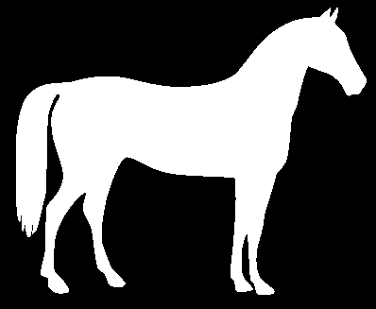
#> input picture aufgabe3/horse.png, 376 x 309 px
$ python aufgabe3.py
#> lines starting #> are read from the running program, lines starting #| are printed output that depends on the picture; after the words box and inside, x2 and y2 are one past the last pixel; in counts of white or black regions, pixels touching at a corner belong together
import sys, os
import numpy as np
from math import sin
import matplotlib.pyplot as plt
import cv2
from scipy.linalg import pascal


def main():
    # aufgabe1(True)
    # aufgabe2()
    # aufgabe3()
    aufgabe4()


# ==================================
# 1 Edge Detection
# ==================================


# [103 lines left out: functions aufgabe1, edgeDetection, laplaceEdge, sobelEdge, sobelEdge_improved, logEdge and 1 more, not called in this run]


def normalizeKernel(kernel):
    total = np.sum(kernel)
    return np.multiply(kernel, 1 / total)


# ==================================
# 2 Laplace Pyramid
# ==================================


# [112 lines left out: functions aufgabe2, laplacePyramid, reconstructImageFromPyramid, reduce, expand, gaussFilter and 1 more, not called in this run]


def makeImageBinary(image: cv2.Mat):
    image = cv2.cvtColor(image, cv2.COLOR_BGR2GRAY)
    thres = 127  # just half for now
    return cv2.threshold(image, thres, 255, cv2.THRESH_BINARY)[1]


# Swapped functions??
# [28 lines left out: functions binaryDilatation, binaryErosion, binaryOpening, binaryClosing, not called in this run]


# ==================================
# 4 Ausdünnen
# ==================================


def aufgabe4():
    fig, (ax1, ax2) = plt.subplots(1, 2)
    image = cv2.imread("horse.png")
#> image is the input picture: shape (309, 376, 3); min 0, max 255, mean 85.1
    image = makeImageBinary(image)
#> in makeImageBinary, `return cv2.threshold(image, thres, 255, cv2.THRESH_BINARY)[1]`:
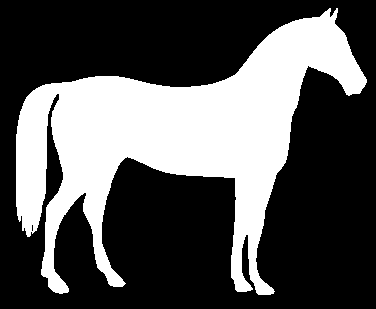
#> returned value: shape (309, 376); 33.5% white; 1 white region, box (x1, y1, x2, y2) and area: (16, 8, 367, 295) 38894
    ax1.imshow(255 - image, cmap="gray")

    # image = 255 - image  # invert here
    newImage = image

    lastCount = 0
    count = 0
    index = 0
    while lastCount == 0 or count != lastCount:
        lastCount = count
        print("Step %s..." % index, end="\r")
        index += 1
        newImage = skeletonStep(newImage)
        count = np.sum(np.array(newImage))
#> this loop made 97 passes
#> (lastCount, count) on passes 2 to 13: (9520680, 9132825), (9132825, 8752620), (8752620, 8377260), (8377260, 8020005), (8020005, 7694115), (7694115, 7388370), (7388370, 7098180), (7098180, 6825840), (6825840, 6569055), (6569055, 6321705), (6321705, 6082260), (6082260, 5848170)
#> count on pass 1: 9520680
#> pass 1, in skeletonStep, `im1 = cv2.morphologyEx(image, cv2.MORPH_HITMISS, kernel)`:
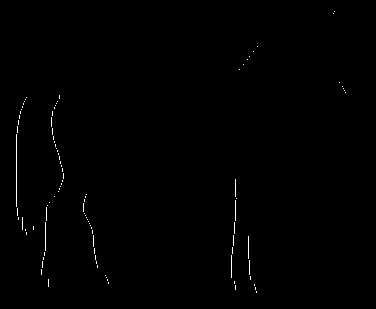
#> im1: shape (309, 376); 0.43% white in thin lines or dots, all inside (x1, y1, x2, y2) = (16, 11, 346, 293)
#> pass 1, in skeletonStep, `temp = cv2.bitwise_and(255 - im1, temp)`:
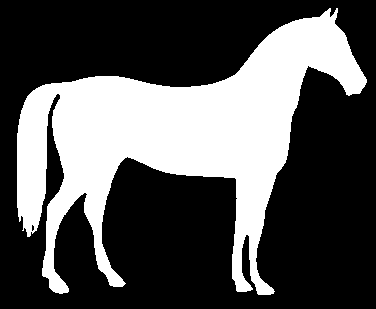
#> temp: shape (309, 376); 33% white; 1 white region, box (x1, y1, x2, y2) and area: (17, 8, 367, 295) 38389
#> pass 1, in skeletonStep, `im2 = cv2.morphologyEx(image, cv2.MORPH_HITMISS, kernel)`:
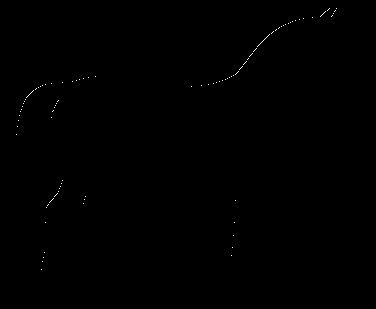
#> im2: shape (309, 376); 0.13% white in thin lines or dots, all inside (x1, y1, x2, y2) = (16, 8, 337, 270)
#> pass 1, in skeletonStep, `temp = cv2.bitwise_and(255 - im2, temp)`:
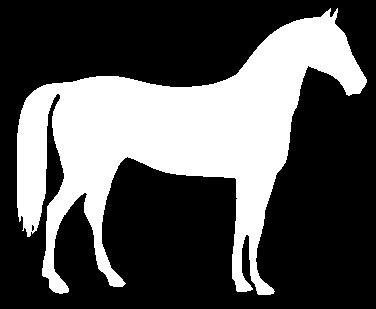
#> temp: shape (309, 376); 33% white; 1 white region, box (x1, y1, x2, y2) and area: (17, 8, 367, 295) 38287
#> after the loop:
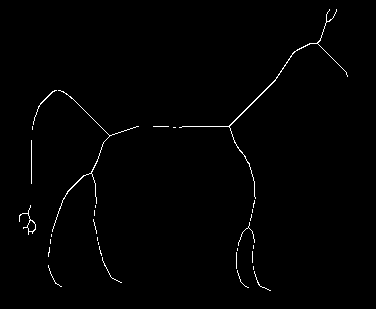
#> newImage: shape (309, 376); 0.93% white in thin lines or dots, all inside (x1, y1, x2, y2) = (19, 9, 348, 291)
#> after the loop, index = 97

    print("\nDone!")
    ax2.imshow(255 - newImage, cmap="gray")

    ax1.axis("off")
    ax2.axis("off")

    plt.show()
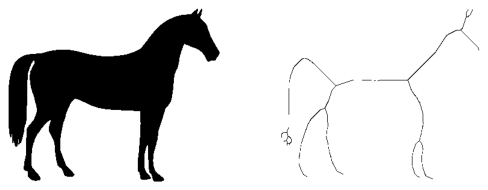
#> figure drawn by matplotlib, 2 panels


def skeletonStep(image):
    temp = image

    kernel = np.array([[-1, 0, 1], [-1, 1, 1], [-1, 0, 1]])
    im1 = cv2.morphologyEx(image, cv2.MORPH_HITMISS, kernel)
    temp = cv2.bitwise_and(255 - im1, temp)

    kernel = np.array([[-1, -1, 0], [-1, 1, 1], [0, 1, 1]])
    im2 = cv2.morphologyEx(image, cv2.MORPH_HITMISS, kernel)
    temp = cv2.bitwise_and(255 - im2, temp)

    kernel = np.array([[-1, -1, -1], [0, 1, 0], [1, 1, 1]])
    im3 = cv2.morphologyEx(image, cv2.MORPH_HITMISS, kernel)
    temp = cv2.bitwise_and(255 - im3, temp)

    kernel = np.array([[0, -1, -1], [1, 1, -1], [1, 1, 0]])
    im4 = cv2.morphologyEx(image, cv2.MORPH_HITMISS, kernel)
    temp = cv2.bitwise_and(255 - im4, temp)

    kernel = np.array([[1, 0, -1], [1, 1, -1], [1, 0, -1]])
    im5 = cv2.morphologyEx(image, cv2.MORPH_HITMISS, kernel)
    temp = cv2.bitwise_and(255 - im5, temp)

    kernel = np.array([[1, 1, 0], [1, 1, -1], [0, -1, -1]])
    im6 = cv2.morphologyEx(image, cv2.MORPH_HITMISS, kernel)
    temp = cv2.bitwise_and(255 - im6, temp)

    kernel = np.array([[1, 1, 1], [0, 1, 0], [-1, -1, -1]])
    im7 = cv2.morphologyEx(image, cv2.MORPH_HITMISS, kernel)
    temp = cv2.bitwise_and(255 - im7, temp)

    kernel = np.array([[0, 1, 1], [-1, 1, 1], [-1, -1, 0]])
    im8 = cv2.morphologyEx(image, cv2.MORPH_HITMISS, kernel)
    temp = cv2.bitwise_and(255 - im8, temp)

    return temp


if __name__ == "__main__":
    main()
